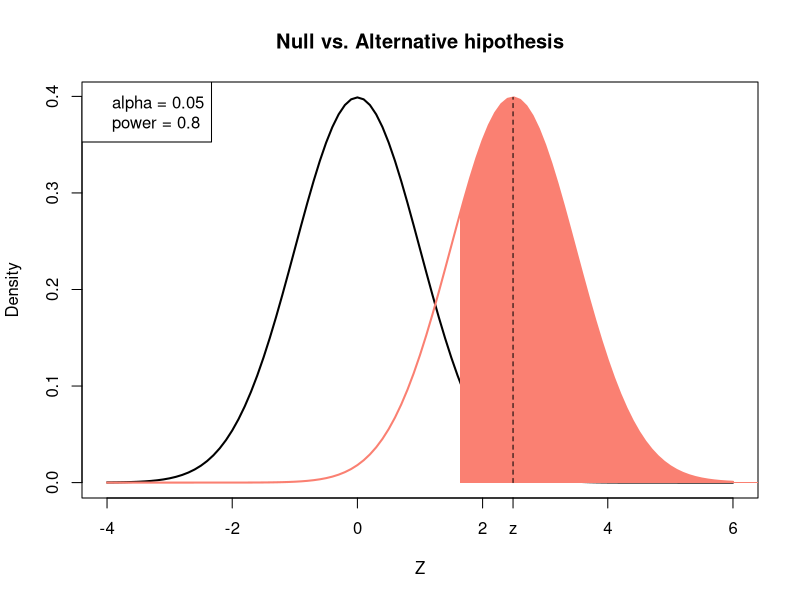
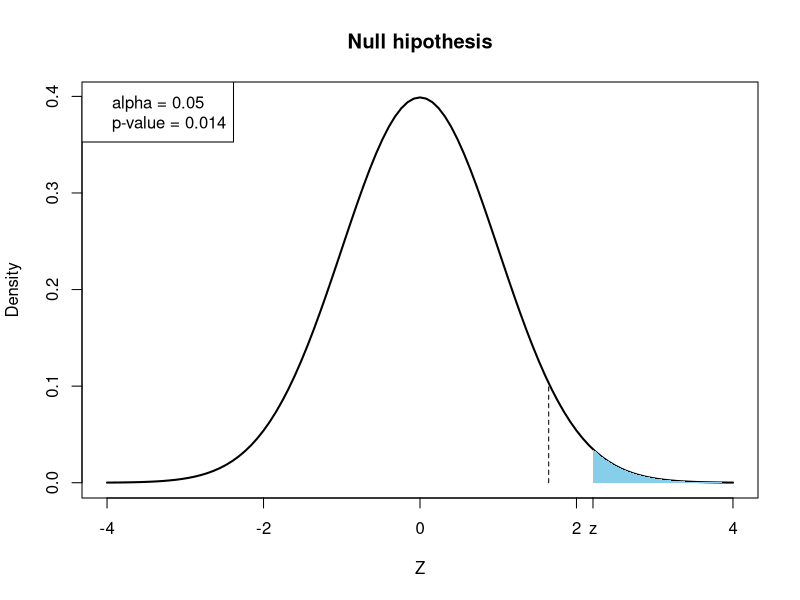

Write R code to recreate these figures, in order.
#===============================================================================
# CURSO:   BEGINNER AND INTERMEDIATE LEVEL R COURSE
# SCRIPT:  4. Simulations (known error variance)
# AUTORES: Marcos Jimenez
#===============================================================================

#-------------------------------------------
# 4.1. Simulation setup for the linear model
#-------------------------------------------

set.seed(123) # Fix the seed to get the same random numbers

# Setup:
N <- 10                               # Sample size
x <- rnorm(N, mean = 0, sd = 1)       # Predictor / Independent variable
sigma <- 1.5                          # Standard deviation of the errors
true_se <- sigma / sqrt(var(x)*(N-1)) # True standard error of b
power <- 0.80                         # Statistical power
alpha <- 0.05                         # Type-I error
threshold <- qnorm(1-alpha)           # One-sided point for rejection

# Get the b that attains the statistical power:
b <- qnorm(power, mean = threshold, sd = 1) * true_se

#----------------
# 4.2. Simulation
#----------------

# Simulate random data from the linear model and get the p-values:

# Simulation setup:
nsim <- 1000                  # Number of replicas
pval <- vector(length = nsim) # Initialize the vector

for(i in 1:nsim) {

  e <- rnorm(N, mean = 0, sd = sigma)
  y <- 1 + x*b + e
  fit <- lm(y ~ x)
  z_statistic <- fit$coefficients[2] / true_se
  pval[i] <- 1-pnorm(z_statistic, mean = 0, sd = 1)

}

mean(pval < alpha) # Proportion of times that the pvalue is smaller than alpha
power

#-----------------------------------------
# 4.3. Visual insight to Statistical Power
#-----------------------------------------

z_statistic <- b/true_se # True z statistic

# Visualize the Null hypothesis:
curve(dnorm(x, mean = 0, sd = 1), xlim = c(-4, 6), lwd = 2, xlab = "Z",
      ylab = "Density", main = "Null vs. Alternative hipothesis")

# Visualize the Alternative hypothesis:
curve(dnorm(x, mean = z_statistic, sd = 1), col = "salmon", lwd = 2,
      add = TRUE)

# Create intervals for x and y coordinates:
x_fill <- seq(threshold, 10, length.out = 100)
y_fill <- dnorm(x_fill, mean = z_statistic, sd = 1)

# Use polygon to shade the area under the curve in the defined interval
polygon(c(threshold, x_fill, 10),
        c(0, y_fill, 0),
        col = "salmon", border = NA)

# Higlight the true z statistic:
segments(x0 = z_statistic,
         x1 = z_statistic,
         y0 = 0,
         y1 = dnorm(z_statistic, mean = z_statistic),
         lty = "dashed")

axis(1, at = z_statistic, label = "z")
legend(x = "toplef", legend = c(paste("alpha =", alpha),
                                paste("power =", power)))

#-------------------------------
# 4.4. Visual insight to P-value
#-------------------------------

# Iterate the following code to get a sense of what p-values to expect if the
# alternative hypothesis was true:

z_statistic <- rnorm(1, mean = b/true_se, sd = 1)
pval <- round(1 - pnorm(z_statistic), 3)
curve(dnorm(x, mean = 0, sd = 1), xlim = c(-4, 4), lwd = 2, xlab = "Z",
      ylab = "Density", main = "Null hipothesis")

# Create intervals for x and y coordinates:
x_fill <- seq(z_statistic, 10, length.out = 100)
y_fill <- dnorm(x_fill, mean = 0, sd = 1)

# Use polygon to shade the area under the curve in the defined interval:
polygon(c(z_statistic, x_fill, 10),
        c(0, y_fill, 0),
        col = "skyblue", border = NA)

# Mark the z statistic:
segments(x0 = threshold,
         x1 = threshold,
         y0 = 0,
         y1 = dnorm(threshold, mean = 0, sd = 1),
         lty = "dashed")

# Add a label to the point in the x-axis corresponding to the z statistic:
axis(side = 1, at = z_statistic, label = "z")
legend(x = "toplef", legend = c(paste("alpha =", alpha),
                                paste("p-value =", pval)))
